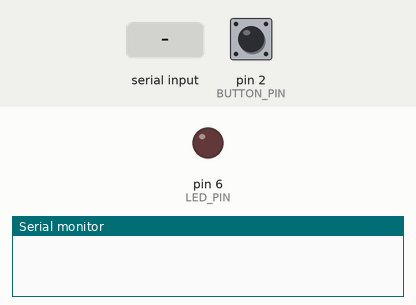
Recording of a program running on a simulated Arduino Uno, built with avr-gcc and run on an emulated ATmega328P. Shown: output pins drawn as LEDs (lit = HIGH), the last lines printed to the serial monitor. Dashed ring = blinking. The test bench sets the inputs (shaded band); at power-on: pin 2 (BUTTON_PIN) HIGH.

Above: at 1.2 s.
1.3 s: "SLOW\n" received over Serial
At 1.55 s:
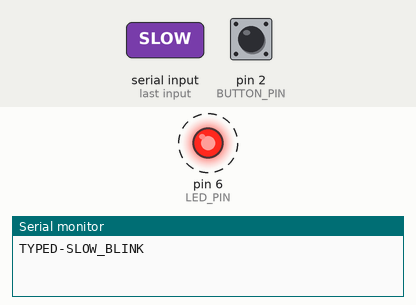
4.3 s: pin 2 (BUTTON_PIN) pulled LOW for 0.15 s
At 4.67 s:
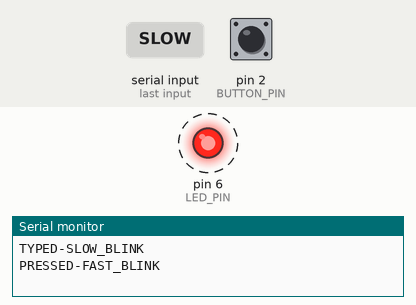
7.3 s: pin 2 (BUTTON_PIN) pulled LOW for 1 s
At 8.0 s:
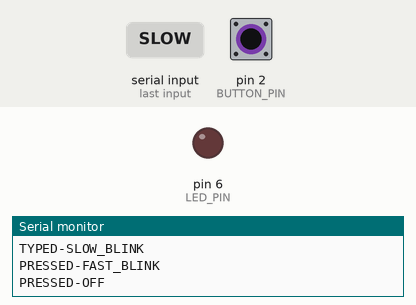
11.3 s: "ON\n" received over Serial
At 12.5 s:
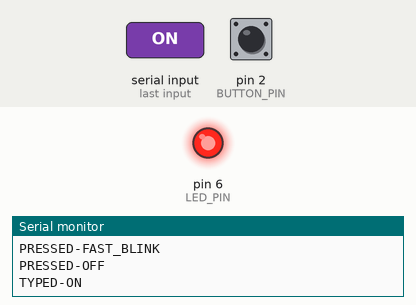
12.8 s: pin 2 (BUTTON_PIN) driven LOW
At 13.55 s:
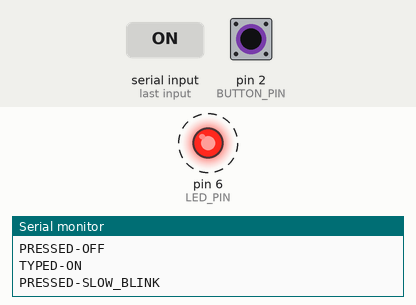
Timing chart, 0 to 16.8 s (numbered marks = the images above; inputs shaded):
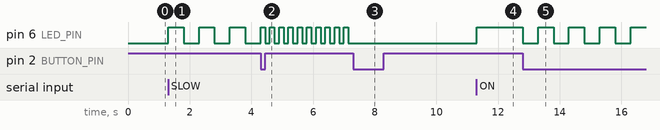

The program:

main.cpp
```cpp
#include <Arduino.h>

enum Mode{OFF, SLOW_BLINK, FAST_BLINK, ON};
const int LED_PIN = 6;
const int BUTTON_PIN = 2;
const int COMMAND_BUFFER_SIZE = 6;
const unsigned long DEBOUNCE_DELAY_MS = 50;
const unsigned long SLOW_BLINK_MS = 500;
const unsigned long FAST_BLINK_MS = 150;
unsigned long previous_change_time = 0;
unsigned long previous_toggle_time = 0;
bool last_button_state = HIGH;
bool led_state = false;
char typed_response[COMMAND_BUFFER_SIZE];
int buffer_length = 0;
Mode mode = OFF;

void setup() {
  pinMode(LED_PIN, OUTPUT);
  pinMode(BUTTON_PIN, INPUT_PULLUP);
  Serial.begin(9600);
}

void loop() {
  //typed command
  if (Serial.available() > 0){
    int input_char = toupper(Serial.read());
    if (input_char != '\r' && input_char != '\n'){
      if (buffer_length < COMMAND_BUFFER_SIZE - 1){
        typed_response[buffer_length] = input_char;
        buffer_length += 1;
      }
    }
    else{
      if (buffer_length != 0){
        typed_response[buffer_length] = '\0';
        buffer_length = 0;
        if (strcmp(typed_response, "OFF") == 0){
          Serial.println("TYPED-OFF");
          mode = OFF;
        }
        else if (strcmp(typed_response, "ON") == 0){
          Serial.println("TYPED-ON");
          mode = ON;
        }
        else if (strcmp(typed_response, "SLOW") == 0){
          Serial.println("TYPED-SLOW_BLINK");
          mode = SLOW_BLINK;
        }
        else if (strcmp(typed_response, "FAST") == 0){
          Serial.println("TYPED-FAST_BLINK");
          mode = FAST_BLINK;
        }
        else{
          Serial.println("invalid command");
        }
      }
    }
  }

  //button
  bool new_button_state = digitalRead(BUTTON_PIN);
  if (new_button_state != last_button_state){
    unsigned long current_time = millis();
    if (current_time - previous_change_time >= DEBOUNCE_DELAY_MS){
      last_button_state = new_button_state;
      previous_change_time = current_time;
      if (last_button_state == LOW){
        switch (mode){
          case OFF:
            Serial.println("PRESSED-ON");
            mode = ON;
            break;
          case ON:
            Serial.println("PRESSED-SLOW_BLINK");
            mode = SLOW_BLINK;
            break;
          case SLOW_BLINK:
            Serial.println("PRESSED-FAST_BLINK");
            mode = FAST_BLINK;
            break;
          case FAST_BLINK:
            Serial.println("PRESSED-OFF");
            mode = OFF;
            break;
        }
      }
    }
  }

  //execution
  switch (mode){
    case OFF:
      led_state = false;
      digitalWrite(LED_PIN, LOW);
      break;
    case ON:
      led_state = true;
      digitalWrite(LED_PIN, HIGH);
      break;
    case SLOW_BLINK:
    case FAST_BLINK:
    {
      unsigned long blink_ms;
      if (mode == SLOW_BLINK){
        blink_ms = SLOW_BLINK_MS;
      }
      else{
        blink_ms = FAST_BLINK_MS;
      }
      unsigned long current_time = millis();
      if (current_time - previous_toggle_time >= blink_ms){
        led_state = !led_state;
        previous_toggle_time = current_time;
        digitalWrite(LED_PIN, led_state);
      }
      break;
    }
  }
}
```

Measured:
- after the input at 1.3 s, pin 6 (LED_PIN): alternates HIGH for 0.50 s and LOW for 0.50 s, starting at once
- after the input at 4.3 s, pin 6 (LED_PIN): alternates HIGH for 0.15 s and LOW for 0.15 s, starting after 0.15 s
- after the input at 7.3 s, pin 6 (LED_PIN): stops changing and stays LOW
- after the input at 11.3 s, pin 6 (LED_PIN): LOW → HIGH at once
- after the input at 12.8 s, pin 6 (LED_PIN): alternates HIGH for 0.50 s and LOW for 0.50 s, starting at once
